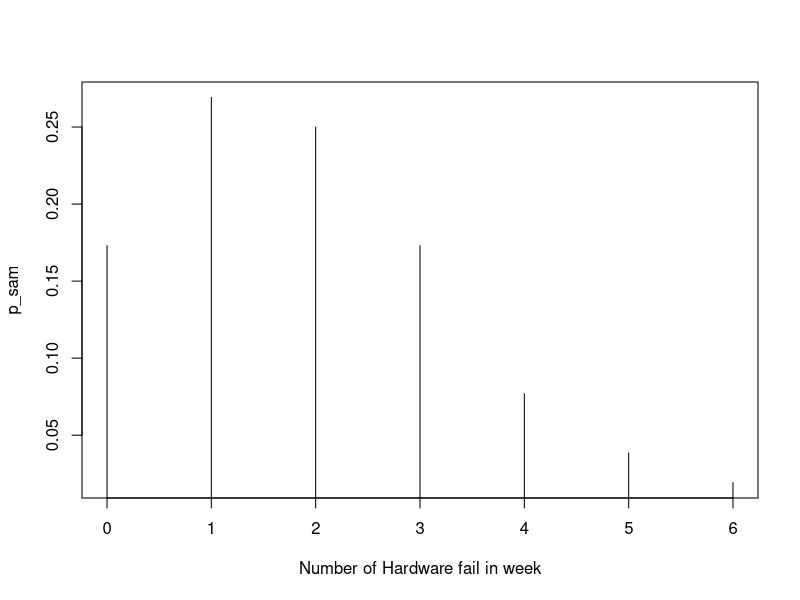

The R source for this figure:
sam <- c(9,14,13,9,4,2,1)
sum_sam <-sum(sam)
p_sam <- sam/sum_sam
round(p_sam,2)
fail <- 0:6
plot(fail,p_sam,xlab = "Number of Hardware fail in week", type = "h")
